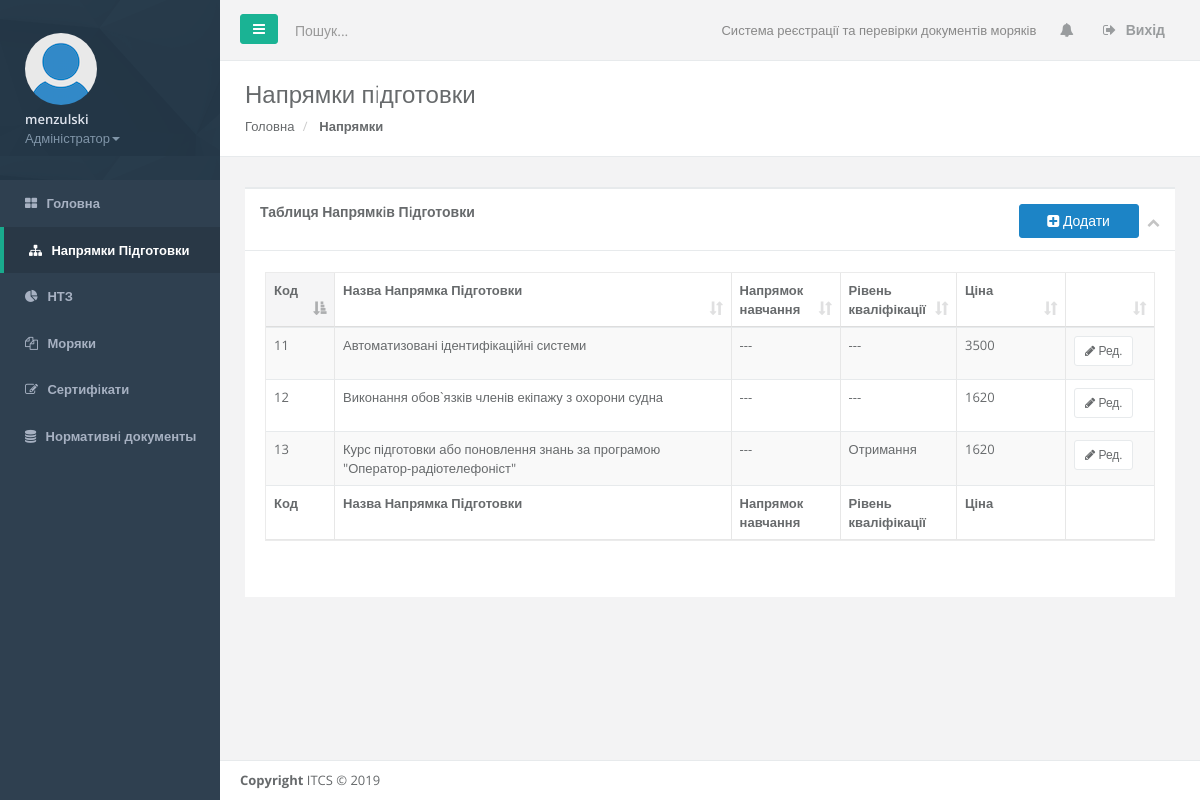
The app's page /mariner/trainigDirections/ (signed in) with its own data.
### mariner/models.py (models this page shows, shortened)
class TrainigDirections(models.Model):
    price_id = models.IntegerField(null=True, blank=True)
    direction_title = models.CharField(max_length=200)
    level = models.CharField(max_length=20, choices=LEVELS, default='---')
    allow_functions = models.CharField(max_length=20, choices=ALLOWS, default='---')
    price = models.IntegerField(null=True, blank=True)

### mariner/views.py (the view)
# urls.py: path('trainigDirections/', views.crm_trainigDirections, name='crm_trainigDirections'),
@login_required(login_url="login/")
def crm_trainigDirections(request):
	if request.user.groups.all()[0].name == 'НТЗ':
		trainigOrganisation = TrainigOrganisation.objects.get(organisation_name=request.user.profile.organization_name)
		trainigDirections = trainigOrganisation.directions.all()
		context = {'trainigDirections':trainigDirections}
		return render(request, "crm_trainigDirections.html", context)
	else:
		trainigDirections = TrainigDirections.objects.all()
		context = {'trainigDirections':trainigDirections}
		return render(request, "crm_trainigDirections.html", context)

### templates/crm_trainigDirections.html (shortened to what this page needs)
{% extends 'crm_base.html' %}
{% block styles %}
<link href="/static/css/plugins/dataTables/datatables.min.css" rel="stylesheet">
{% endblock %}
{% block leftMenu %}
    <li>
        <a href="/mariner/"><i class="fa fa-th-large"></i> <span class="nav-label">Головна</span> </a>
    </li>
    <li class="active">
        <a href="/mariner/trainigDirections/"><i class="fa fa-sitemap"></i> <span class="nav-label">Напрямки Підготовки</span> </a>
    </li>
    {% if user.groups.all.0.name != 'НТЗ' %}
    <li>
        <a href="/mariner/trainigOrganisations/"><i class="fa fa-pie-chart"></i> <span class="nav-label">НТЗ</span> </a>
    </li>
    {% endif %}
    <li>
        <a href="/mariner/sailors/"><i class="fa fa-files-o"></i> <span class="nav-label">Моряки</span> </a>
    </li>
    <li>
        <a href="/mariner/certification/"><i class="fa fa-edit"></i> <span class="nav-label">Сертифiкати</span></a>
    </li>
    {% if user.groups.all.0.name == 'Адміністратор' %}
    <li>
        <a href="/mariner/regulations/"><i class="fa fa-database"></i> <span class="nav-label">Нормативнi документы</span></a>
    </li>
    {% endif %}
{% endblock %}
{% block content %}
<div class="row wrapper border-bottom white-bg page-heading">
    <div class="col-lg-10">
        <h2>Напрямки пiдготовки</h2>
        <ol class="breadcrumb">
            <li>
                <a href="/mariner/">Головна</a>
            </li>
            <li class="active">
                <strong>Напрямки</strong>
            </li>
        </ol>
    </div>
    <div class="col-lg-2">
    </div>
</div>
<div class="wrapper wrapper-content animated fadeInRight">
<div class="row">
    <div class="col-lg-12">
        <div class="ibox float-e-margins">
            <div class="ibox-title">
                <h5>Таблиця Напрямкiв Пiдготовки</h5>
                    <div class="ibox-tools">
                        {% if user.groups.all.0.name != 'НТЗ' %}
                        <a href="{% url 'new_trainigDirection' %}"><button class="btn btn-w-m btn-success" type="button"><i class="fa fa-plus-square"></i> Додати</button>
                        </a>
                        {% endif %}
                        <a class="collapse-link">
                            <i class="fa fa-chevron-up"></i>
                        </a>
                    </div>
            </div>
            <div class="ibox-content">
                <div class="table-responsive">
                    <div id="DataTables_Table_0_wrapper" class="dataTables_wrapper form-inline dt-bootstrap">
                        <table class="table table-striped table-bordered table-hover dataTables-example dataTable" id="DataTables_Table_0" aria-describedby="DataTables_Table_0_info" role="grid">
                            <thead>
                                <tr role="row">
                                    <th class="sorting_asc" tabindex="0" aria-controls="DataTables_Table_0" rowspan="1" colspan="1" aria-label="Номера бланку документу: activate to sort column descending" aria-sort="ascending" style="width: 30.0px;">Код
                                    </th>
                                    <th class="sorting" tabindex="0" aria-controls="DataTables_Table_0" rowspan="1" colspan="1" aria-label="Дати видачі: activate to sort column ascending"">Назва Напрямка Пiдготовки
                                    </th>
                                    <th class="sorting" tabindex="0" aria-controls="DataTables_Table_0" rowspan="1" colspan="1" aria-label="Напрямок навчання: activate to sort column ascending" style="width: 70.0px;">Напрямок навчання</th>
                                    <th class="sorting" tabindex="0" aria-controls="DataTables_Table_0" rowspan="1" colspan="1" aria-label="Рівень кваліфікації: activate to sort column ascending" style="width: 70.0px;">Рівень кваліфікації</th>
                                    <th class="sorting" tabindex="0" aria-controls="DataTables_Table_0" rowspan="1" colspan="1" aria-label="Ціна: activate to sort column ascending" style="width: 70.0px;">Ціна</th>
                                    {% if user.groups.all.0.name != 'НТЗ' %}
                                    <th class="sorting" tabindex="0" aria-controls="DataTables_Table_0" rowspan="1" colspan="1" aria-label="activate to sort column ascending" style="width: 50.0px;"></th>
                                    {% endif %}
                                </tr>
                            </thead>
                            <tbody>
                                {% for trainigDirection in trainigDirections %}
                                    <tr class="gradeA odd" role="row">
                                        <td>{{trainigDirection.price_id}}</td>
                                        <td>{{trainigDirection.direction_title}}</td>
                                        <td>{{trainigDirection.allow_functions}}</td>
                                        <td>{{trainigDirection.level}}</td>
                                        <td>{{trainigDirection.price}}</td>
                                        {% if user.groups.all.0.name != 'НТЗ' %}
                                        <td><a href="/mariner/editDirection/{{trainigDirection.id}}/" class="btn btn-white btn-sm"><i class="fa fa-pencil"></i> Ред. </a></td>
                                        {% endif %}
                                    </tr>
                                {% endfor %}
                            </tbody>
                            <tfoot>
                                    <tr>
                                        <th rowspan="1" colspan="1">Код</th>
                                        <th rowspan="1" colspan="1">Назва Напрямка Пiдготовки</th>
                                        <th rowspan="1" colspan="1">Напрямок навчання</th>
                                        <th rowspan="1" colspan="1">Рівень кваліфікації</th>
                                        <th rowspan="1" colspan="1">Ціна</th>
                                        {% if user.groups.all.0.name != 'НТЗ' %}
                                        <th rowspan="1" colspan="1"></th>
                                        {% endif %}
                                    </tr>
                            </tfoot>
                        </table>
                    </div>
                </div>
            </div>
        </div>
    </div>
</div>
</div>
{% endblock %}

### templates/crm_base.html (shortened to what this page needs)
<!DOCTYPE html>
<html>
<head>
    <link href="/static/css/bootstrap.min.css" rel="stylesheet">
    <link href="/static/font-awesome/css/font-awesome.css" rel="stylesheet">
    <link href="/static/css/animate.css" rel="stylesheet">
    <link href="/static/css/style.css" rel="stylesheet">
    <link href="/static/js/plugins/DevExpressDevExtreme-Complete/Lib/css/dx.common.css" rel="stylesheet">
    <link href="/static/js/plugins/DevExpressDevExtreme-Complete/Lib/css/dx.light.compact.css" rel="stylesheet">
    {% block styles %}
    {% endblock %}
</head>
<body>
    <div id="wrapper">
        <nav class="navbar-default navbar-static-side" role="navigation">
            <div class="sidebar-collapse">
                <ul class="nav metismenu" id="side-menu">
                    <li class="nav-header">
                        <div class="dropdown profile-element"> <span>
                            <img alt="image" class="img-circle" src="/static/img/avatar_empty.jpg" />
                             </span>
                            <a data-toggle="dropdown" class="dropdown-toggle" href="#">
                            <span class="clear"> <span class="block m-t-xs"> <strong class="font-bold">{{ user.username }}</strong>
                             </span> <span class="text-muted text-xs block">{{ user.groups.all.0 }}<b class="caret"></b></span> </span> </a>
                        </div>
                    </li>
                    {% block leftMenu %}
                    {% endblock %}
                </ul>
            </div>
        </nav>
        <div id="page-wrapper" class="gray-bg dashbard-1">
            <div class="row border-bottom">
            <nav class="navbar navbar-static-top" role="navigation" style="margin-bottom: 0">
                <div class="navbar-header">
                    <a class="navbar-minimalize minimalize-styl-2 btn btn-primary " href="#"><i class="fa fa-bars"></i> </a>
                    <form role="search" class="navbar-form-custom" action="search_results.html">
                        <div class="form-group">
                            <input type="text" placeholder="Пошук..." class="form-control" name="top-search" id="top-search">
                        </div>
                    </form>
                </div>
                <ul class="nav navbar-top-links navbar-right">
                    <li>
                        <span class="m-r-sm text-muted welcome-message">Система реєстрації та перевірки документів моряків</span>
                    </li>
                    <li class="dropdown">
                        <a class="dropdown-toggle count-info" data-toggle="dropdown" href="#">
                            <i class="fa fa-bell"></i>
                        </a>
                    </li>
                    <li>
                        <a href="{% url 'logout' %}">
                            <i class="fa fa-sign-out"></i>  Вихід
                        </a>
                    </li>
                </ul>
            </nav>
            </div>
            {% block content %}
            {% endblock %}
        <div class="footer">
            <div>
                <strong>Copyright</strong> ITCS &copy; 2019
            </div>
        </div>
    </div>
    </div>
</body>
</html>

### records on screen
TrainigDirections: price_id "11", direction_title "Автоматизовані ідентифікаційні системи", allow_functions "---", level "---", price "3500"
TrainigDirections: price_id "12", direction_title "Виконання обов`язків членів екіпажу з охорони судна", allow_functions "---", level "---", price "1620"
TrainigDirections: price_id "13", direction_title "Курс підготовки або поновлення знань за програмою \"Оператор-радіотелефоніст\"", allow_functions "---", level "Отримання", price "1620"

### other values on screen
{{ user.username }} "menzulski"
{{ user.groups.all.0 }} "Адміністратор"
